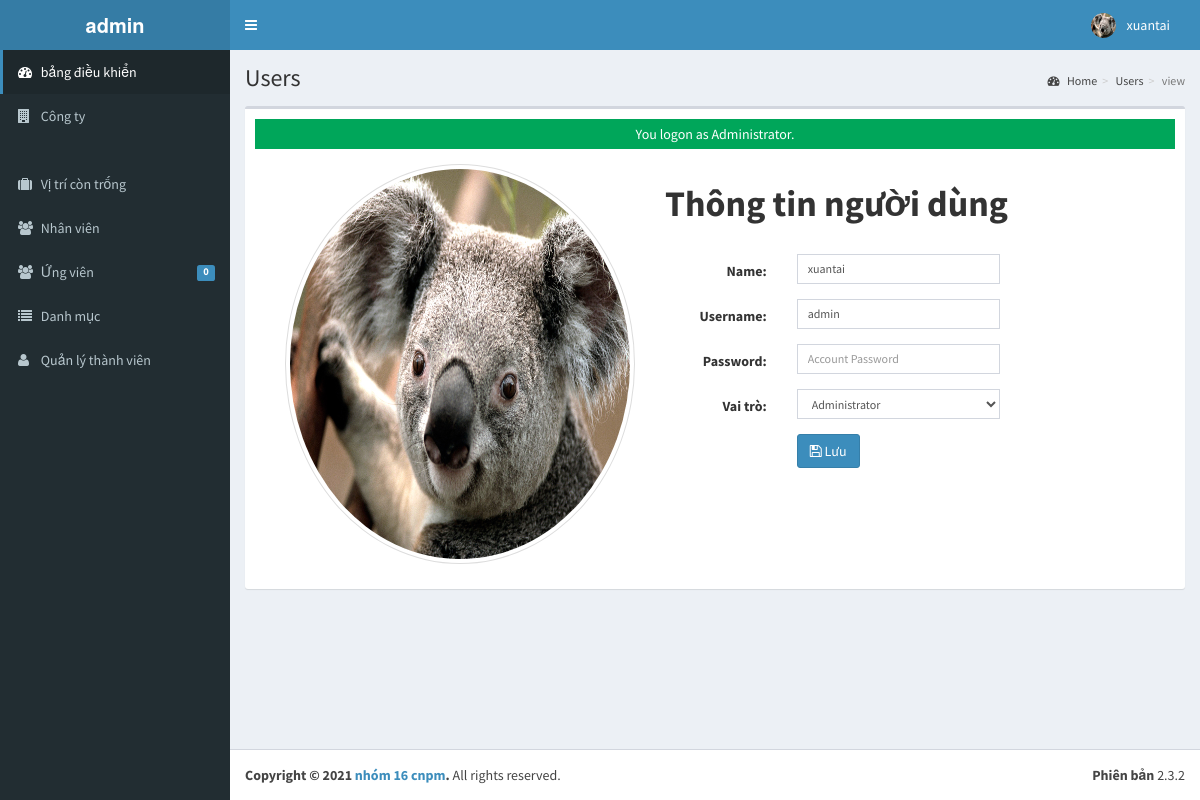
Page /admin/user/index.php?view=view&id=00018 (signed in) on the committed database.
### tables this page shows
CREATE TABLE `tblusers` (
  `USERID` varchar(30) NOT NULL,
  `FULLNAME` varchar(40) NOT NULL,
  `USERNAME` varchar(90) NOT NULL,
  `PASS` varchar(90) NOT NULL,
  `ROLE` varchar(30) NOT NULL,
  `PICLOCATION` varchar(255) NOT NULL
);

### admin/user/index.php (called while the page is built, shortened)
<?php
require_once("../../include/initialize.php");
 $title="Users";
require_once ("../theme/templates.php");
?>

### include/database.php (called while the page is built, shortened)
<?php
class Database {
	var $sql_string = '';
	private $conn;
	public function open_connection() {
		$this->conn = mysqli_connect(server,user,pass);
		if(!$this->conn){
			echo "Sự cố trong kết nối cơ sở dữ liệu! Liên hệ với quản trị viên!";
			exit();
		}else{
			$db_select = mysqli_select_db($this->conn,database_name);
		}
	}
	function setQuery($sql='') {
		$this->sql_string=$sql;
	}
	function executeQuery() {
		$result = mysqli_query($this->conn,$this->sql_string);
		return $result;
	}
	private function confirm_query($result) {
		return $result;
	}
	function loadSingleResult() {
		$cur = $this->executeQuery();
		while ($row = mysqli_fetch_object($cur)) {
		return $data = $row;
		}
	}
}
$mydb = new Database();
?>

### include/accounts.php (called while the page is built, shortened)
<?php
require_once(LIB_PATH.DS.'database.php');
class User {
	protected static  $tblname = "tblusers";
	function single_user($id=""){
			global $mydb;
			$mydb->setQuery("SELECT * FROM ".self::$tblname."
				Where USERID= '{$id}' LIMIT 1");
			$cur = $mydb->loadSingleResult();
			return $cur;
	}
}
?>

### include/function.php (called while the page is built, shortened)
<?php
function currentpage(){
		$this_page = $_SERVER['SCRIPT_NAME'];
	    $bits = explode('/',$this_page);
		 return $bits[3];
	}
		?>

### admin/user/view.php (the view, shortened to what this page needs)
<?php
  @$USERID = $_SESSION['ADMIN_USERID'];
  $user = New User();
  $singleuser = $user->single_user($USERID);
  ?>
<div class="container">
<div class="panel-body inf-content">
    <div class="row">
        <div class="col-md-4">
         <a  data-target="#myModal" data-toggle="modal" href="" title="Click here to Change Image." >
            <img alt="" style="width:500px; height:400px;>"
             title="" class="img-circle img-thumbnail isTooltip" src="<?php echo web_root.'admin/user/'. $singleuser->PICLOCATION;?>" data-original-title="Usuario">
         </a>
        </div>
        <div class="col-md-6">
            <h1><strong>Thông tin người dùng</strong></h1><br>
             <form class="form-horizontal span6" action="controller.php?action=edit&view=" method="POST">
                  <div class="form-group">
                    <div class="col-md-8">
                      <label class="col-md-4 control-label" for=
                      "U_NAME">Name:</label>
                      <div class="col-md-8">
                         <input class="form-control input-sm" id="U_NAME" name="U_NAME" placeholder=
                            "Account Name" type="text" value="<?php echo $singleuser->FULLNAME; ?>">
                      </div>
                    </div>
                  </div>
                  <div class="form-group">
                    <div class="col-md-8">
                      <label class="col-md-4 control-label" for=
                      "U_USERNAME">Username:</label>
                      <div class="col-md-8">
                         <input class="form-control input-sm" id="U_USERNAME" name="U_USERNAME" placeholder=
                            "Email Address" type="text" value="<?php echo $singleuser->USERNAME; ?>">
                      </div>
                    </div>
                  </div>
                  <div class="form-group">
                    <div class="col-md-8">
                      <label class="col-md-4 control-label" for=
                      "U_PASS">Password:</label>
                      <div class="col-md-8">
                         <input class="form-control input-sm" id="U_PASS" name="U_PASS" placeholder=
                            "Account Password" type="Password" value="" required>
                      </div>
                    </div>
                  </div>
                  <div class="form-group">
                    <div class="col-md-8">
                      <label class="col-md-4 control-label" for=
                      "U_ROLE">Vai trò:</label>
                      <div class="col-md-8">
                       <select class="form-control input-sm" name="U_ROLE" id="U_ROLE">
                          <option value="Administrator"  <?php echo ($singleuser->ROLE=='Administrator') ? 'selected="true"': '' ; ?>>Administrator</option>
                        </select>
                      </div>
                    </div>
                  </div>
             <div class="form-group">
                    <div class="col-md-8">
                      <label class="col-md-4 control-label" for=
                      "idno"></label>
                      <div class="col-md-8">
                         <button class="btn btn-primary " name="save" type="submit" ><span class="fa fa-save fw-fa"></span> Lưu</button>
                      </div>
                    </div>
                  </div>
        </form>
        </div>
    </div>
</div>
</div>

### admin/theme/templates.php (shortened to what this page needs)
<!DOCTYPE html>
<html>
    <head>
        <link rel="stylesheet" href="<?php echo web_root;?>bootstrap/css/bootstrap.min.css">
        <link rel="stylesheet" href="<?php echo web_root;?>plugins/font-awesome/css/font-awesome.min.css">
        <link rel="stylesheet" href="<?php echo web_root;?>dist/css/AdminLTE.min.css">
        <link rel="stylesheet" href="<?php echo web_root;?>dist/css/skins/_all-skins.min.css">
        <link rel="stylesheet" href="<?php echo web_root;?>plugins/iCheck/flat/blue.css">
        <link rel="stylesheet" href="<?php echo web_root;?>plugins/morris/morris.css">
        <link rel="stylesheet" href="<?php echo web_root;?>plugins/jvectormap/jquery-jvectormap-1.2.2.css">
        <link href="<?php echo web_root; ?>plugins/datepicker/bootstrap-datetimepicker.min.css" rel="stylesheet" media="screen">
        <link rel="stylesheet" href="<?php echo web_root;?>plugins/dataTables/jquery.dataTables.min.css">
        <link rel="stylesheet" href="<?php echo web_root;?>plugins/bootstrap-wysihtml5/bootstrap3-wysihtml5.min.css">
    </head>
 <body class="hold-transition skin-blue fixed sidebar-mini">
<div class="wrapper">
  <header class="main-header">
    <a href="<?php echo web_root;?>/admin/" class="logo">
      <span class="logo-lg"><b>admin</b></span>
    </a>
    <nav class="navbar navbar-static-top" role="navigation">
      <a href="#" class="sidebar-toggle" data-toggle="offcanvas" role="button">
      </a>
      <div class="navbar-custom-menu">
        <ul class="nav navbar-nav">
          <?php
              $user = New User();
              $singleuser = $user->single_user($_SESSION['ADMIN_USERID']);
          ?>
          <li class="dropdown user user-menu" style="padding-right: 15px;"  >
            <a href="#" class="dropdown-toggle" data-toggle="dropdown">
              <img src="<?php echo web_root.'admin/user/'. $singleuser->PICLOCATION;?>" class="user-image" alt="User Image">
              <span class="hidden-xs"><?php echo $singleuser->FULLNAME; ?></span>
            </a>
          </li>
        </ul>
      </div>
    </nav>
  </header>
  <aside class="main-sidebar">
    <section class="sidebar">
      <ul class="sidebar-menu">
        <li  class="<?php echo (currentpage() == 'index.php') ? "active" : false;?>" >
          <a href="<?php echo web_root ;?>admin/">
            <i class="fa fa-dashboard"></i> <span>bảng điều khiển</span>
          </a>
        </li>
        <li class="<?php echo (currentpage() == 'company') ? "active" : false;?>" >
          <a href="<?php echo web_root ;?>admin/company/">
            <i class="fa fa-building"></i> <span>Công ty
        </li>
        <li class="<?php echo (currentpage() == 'vacancy') ? "active" : false;?>" >
          <a href="<?php echo web_root ;?>admin/vacancy/">
            <i class="fa fa-suitcase"></i> <span>Vị trí còn trống</span>
          </a>
        </li>
        <li class="<?php echo (currentpage() == 'employee') ? "active" : false;?>" >
          <a href="<?php echo web_root ;?>admin/employee/">
            <i class="fa fa-users"></i> <span>Nhân viên</span>
          </a>
        </li>
        <li class="<?php echo (currentpage() == 'applicants') ? "active" : false;?>" >
          <a href="<?php echo web_root ;?>admin/applicants/">
            <i class="fa fa-users"></i> <span>Ứng viên</span>
            <span class="label label-primary pull-right">
              <?php
                $sql = "SELECT count(*) as 'APPL' FROM `tbljobregistration` WHERE `PENDINGAPPLICATION`=1";
                $mydb->setQuery($sql);
                $pending = $mydb->loadSingleResult();
                echo $pending->APPL;
              ?>
            </span>
          </a>
        </li>
        <li class="<?php echo (currentpage() == 'category') ? "active" : false;?>" >
          <a href="<?php echo web_root ;?>admin/category/">
            <i class="fa fa-list"></i> <span>Danh mục</span>
          </a>
        </li>
         <li class="<?php echo (currentpage() == 'user') ? "active" : false;?>">
          <a href="<?php echo web_root; ?>admin/user/">
            <i class="fa fa-user"></i> <span>Quản lý thành viên</span> </a>
        </li>
      </ul>
    </section>
  </aside>
  <div class="content-wrapper">
  <section class="content-header">
      <h1>
        <?php echo isset($title) ? $title : ''; ?>
      </h1>
      <ol class="breadcrumb">
        <?php
          if ($title!='Home') {
            $active_title = '';
            if (isset($_GET['view'])) {
              $active_title = '<li class='.$active_title.'><a href="index.php">'.$title.'</a></li>';
            }else{
              $active_title = '<li class='.$active_title.'>'.$title.'</li>';
            }
            echo '<li><a href='.web_root.'admin/><i class="fa fa-dashboard"></i> Home</a></li>';
            echo  $active_title;
            echo  isset($_GET['view']) ? '<li class="active">'.$_GET['view'].'</li>' : '';
          }
        ?>
      </ol>
    </section>
         <section class="content">
          <div class="row">
            <div class="col-xs-12">
              <div class="box">
                <div class="box-body">
              <?php
               require_once $content;
               ?>
             </div>
             </div>
           </div>
         </div>
         </section>
 </div>
  <footer class="main-footer">
    <div class="pull-right hidden-xs">
      <b>Phiên bản</b> 2.3.2
    </div>
    <strong>Copyright &copy; 2021 <a href="#">nhóm 16 cnpm</a>.</strong> All rights
    reserved.
  </footer>
    </body>
</html>

### rows in the picture
tblusers: PICLOCATION (picture), FULLNAME "xuantai", U_NAME "xuantai", U_USERNAME "admin", U_ROLE "Administrator"

### other values in the picture
$pending->APPL "0"
$title "Users"
$_GET['view'] "view"
$_SESSION['message'] "You logon as Administrator."
